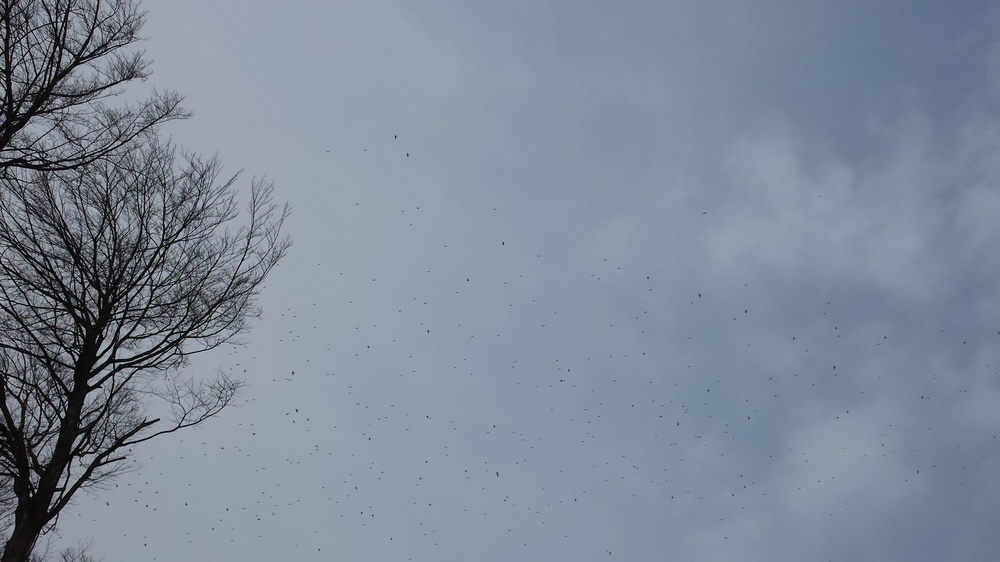
#> input picture transformation/images/vogel123.jpg, 1000 x 562 px, shrunk from 4128 x 2322 before the run, found by its file name
$ python task_2_4.py
#> lines starting #> are read from the running program, lines starting #| are printed output that depends on the picture; after the words box and inside, x2 and y2 are one past the last pixel; in counts of white or black regions, pixels touching at a corner belong together
#!/usr/bin/env python3
# -*- coding: utf-8 -*-
"""
Created on Mon Dec 16 22:07:12 2024

@author: asutimur
"""
import cv2
import numpy as np
import matplotlib.pyplot as plt
from pathlib import Path
import random

# helper funct - create output file names
def get_path_with_new_filename_prefix(pathstr, new_prefix):
    p = Path(pathstr)
    p_name = p.name
    p = p.with_name(f'{new_prefix}{p_name}')
    return str(p)

# ---- PARAMETERS ---- #
img_path = 'vogel123.jpg'
area_lower_bound = 2     # for smaller dots (birds)
area_upper_bound = 300   # max area to exclude larger objects
crop_left_fraction = 0.3  # crop out leftmost part to eliminate tree branches
circularity_threshold = 0.2  # looser circularity threshold for small dots

# ---- load img and convert to grayscale ---- #
print(f'Reading file...')
image = cv2.imread(img_path)
#> image is the input picture: shape (562, 1000, 3); mean B, G, R 154, 137.8, 126.7
gray = cv2.cvtColor(image, cv2.COLOR_BGR2GRAY)
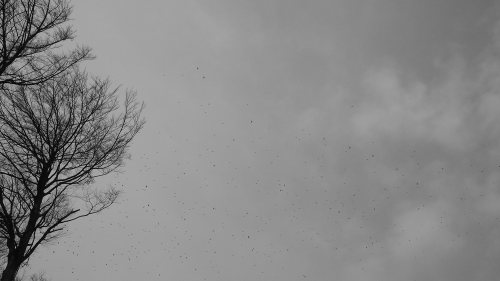
#> gray: shape (562, 1000) (shown at 1/2 size); min 0, max 199, mean 136.3

# ----  crop ROI (Remove Left Side) ---- #
height, width = gray.shape
crop_x = int(width * crop_left_fraction)
cropped_gray = gray[:, crop_x:]  # Remove the leftmost 30%
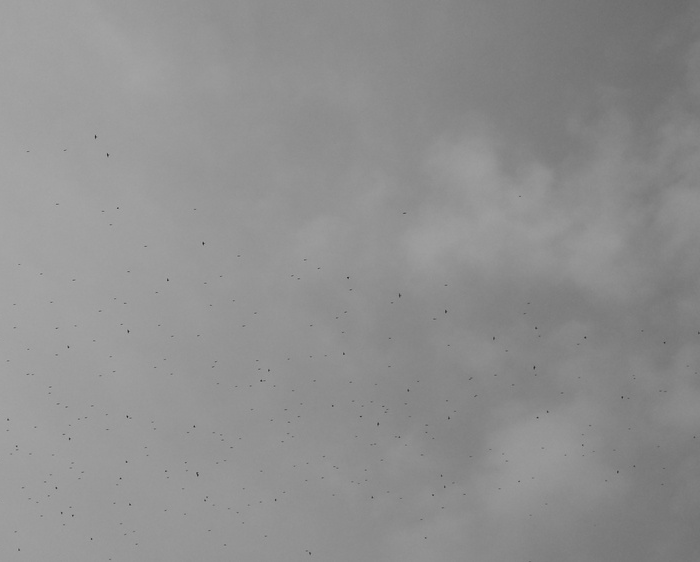
#> cropped_gray: shape (562, 700); min 31, max 174, mean 143

# ----  reduce noise ---- #
blurred = cv2.GaussianBlur(cropped_gray, (5, 5), 0)

# ---- adaptive thresholding ---- #
print(f'Thresholding...')
threshed = cv2.adaptiveThreshold(
    blurred, 255, cv2.ADAPTIVE_THRESH_GAUSSIAN_C, cv2.THRESH_BINARY_INV, 11, 3
)
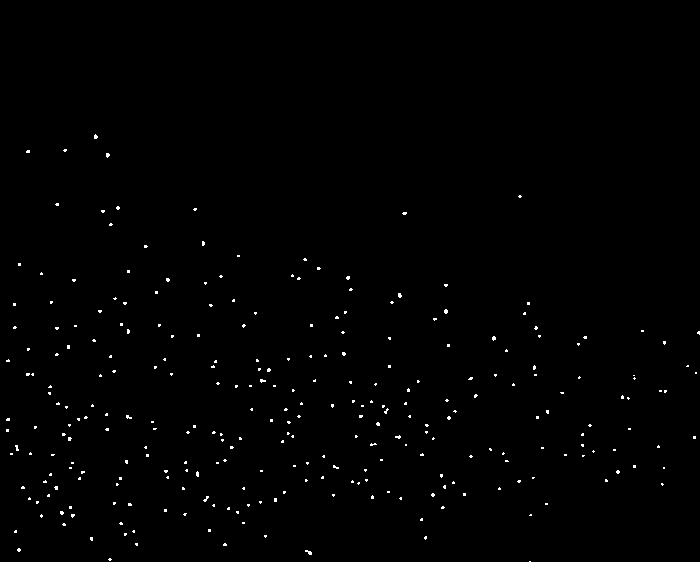
#> threshed: shape (562, 700); 0.62% white in thin lines or dots, all inside (x1, y1, x2, y2) = (6, 134, 700, 562)

# ---- find kante ---- #
print(f'Finding contours...')
contours = cv2.findContours(threshed, cv2.RETR_EXTERNAL, cv2.CHAIN_APPROX_SIMPLE)[-2]
#> contours = 283 contours, all with area under 20
print(f'Found {len(contours)} potential spots')
#| Found 283 potential spots

# ---- filter kante by area and circularity ---- #
found = 0
bird_mask = np.zeros_like(threshed)
for i, contour in enumerate(contours):
    area = cv2.contourArea(contour)
    perimeter = cv2.arcLength(contour, True)

    if perimeter == 0:  # ! division by zero
        continue

    circularity = (4 * np.pi * area) / (perimeter ** 2)  # circularity formula

    # Looser circularity and size filter
    if area_lower_bound <= area <= area_upper_bound and circularity > circularity_threshold:
        found += 1
        cv2.drawContours(bird_mask, [contour], -1, 255, -1)  # fill detected birds
#> this loop made 283 passes
#> (contour, area, perimeter, circularity) on passes 1, 13, 15, 18, 24, 27: ([[529, 561], [530, 561]], 0, 2, 0), ([[208, 529], [208, 531], [210, 531], [210, 529]], 4, 8, 0.785), ([[242, 522], [242, 523], [244, 523], [244, 522]], 2, 6, 0.698), ([[530, 514], [529, 515], [531, 515], [531, 514]], 1.5, 5.41, 0.643), ([[164, 509], [164, 511], [166, 511], [166, 509]], 4, 8, 0.785), ([[69, 506], [69, 508], [71, 508], [71, 506]], 4, 8, 0.785)
#> bird_mask: shape (562, 700); 0.61% white in thin lines or dots, all inside (x1, y1, x2, y2) = (6, 134, 700, 561)
#> after the loop, found = 274

# ---- draw kante on origin img ---- #
output_image = image[:, crop_x:].copy()
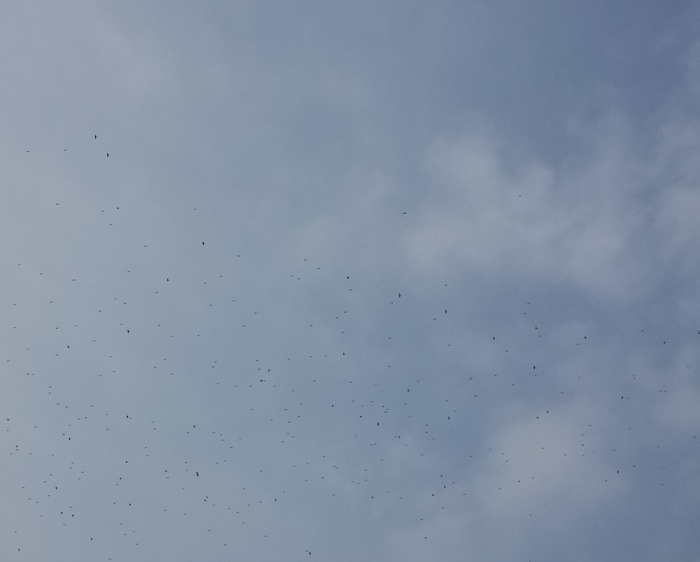
#> output_image: shape (562, 700, 3); mean B, G, R 163.9, 145, 131.2
bird_contours, _ = cv2.findContours(bird_mask, cv2.RETR_EXTERNAL, cv2.CHAIN_APPROX_SIMPLE)
#> bird_contours = 274 contours, all with area under 20

for contour in bird_contours:
    color = random.choice([
        (0, 220, 220), (120, 255, 255), (220, 220, 0), (255, 255, 120),
        (220, 0, 220), (255, 120, 255), (120, 255, 120), (120, 120, 255)
    ])
    cv2.drawContours(output_image, [contour], -1, color, 2)
#> this loop made 274 passes
#> color on passes 1 to 3: (120, 255, 120), (120, 255, 120), (0, 220, 220)
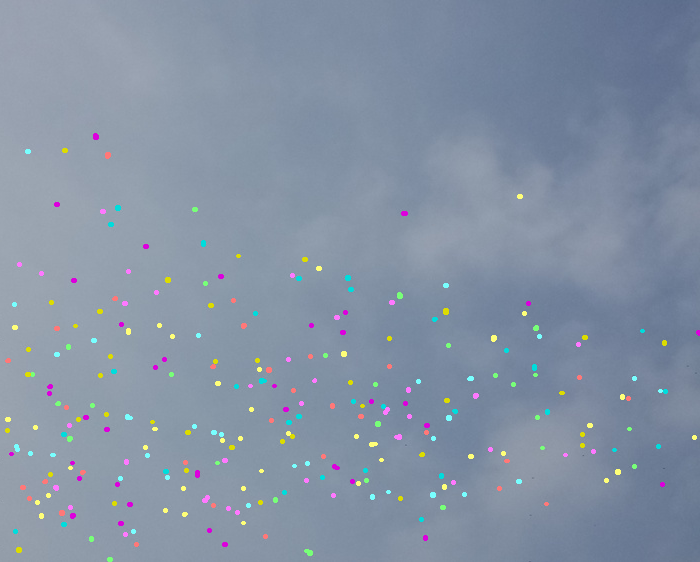
#> output_image: shape (562, 700, 3); 1.65% of pixels changed, all inside (x1, y1, x2, y2) = (5, 133, 700, 562)

output_path = get_path_with_new_filename_prefix(img_path, f'birds-refined-{found}-')
#> output_path = 'birds-refined-274-vogel123.jpg'
print(f'Writing file to {output_path}...')
#> (printed output is left out)
cv2.imwrite(output_path, output_image)

plt.figure(figsize=(12, 8))

plt.subplot(2, 2, 1)
plt.title("original image")
plt.imshow(cv2.cvtColor(image, cv2.COLOR_BGR2RGB))
plt.axis('off')

plt.subplot(2, 2, 2)
plt.title("cropped image (Sky Region)")
plt.imshow(cropped_gray, cmap='gray')
plt.axis('off')

plt.subplot(2, 2, 3)
plt.title("filtered bird mask")
plt.imshow(bird_mask, cmap='gray')
plt.axis('off')

plt.subplot(2, 2, 4)
plt.title(f"birds detected: {found}")
plt.imshow(cv2.cvtColor(output_image, cv2.COLOR_BGR2RGB))
plt.axis('off')

plt.tight_layout()
plt.show()
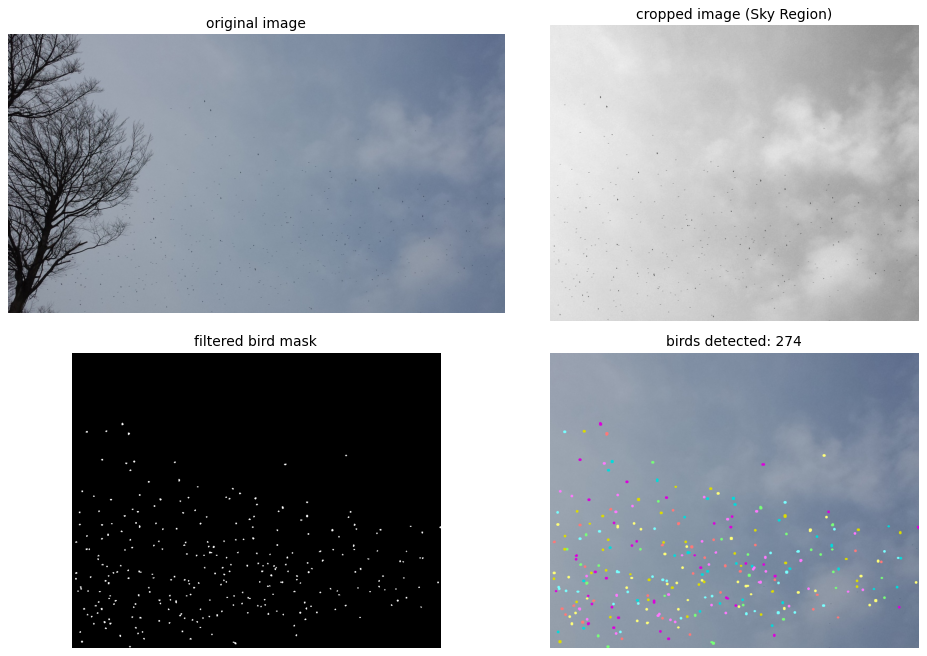
#> figure drawn by matplotlib, 4 panels

print(f"bird count: {found}")
#| bird count: 274

$ run again, with transformation/images/20150215_090330.jpg copied over transformation/images/vogel123.jpg
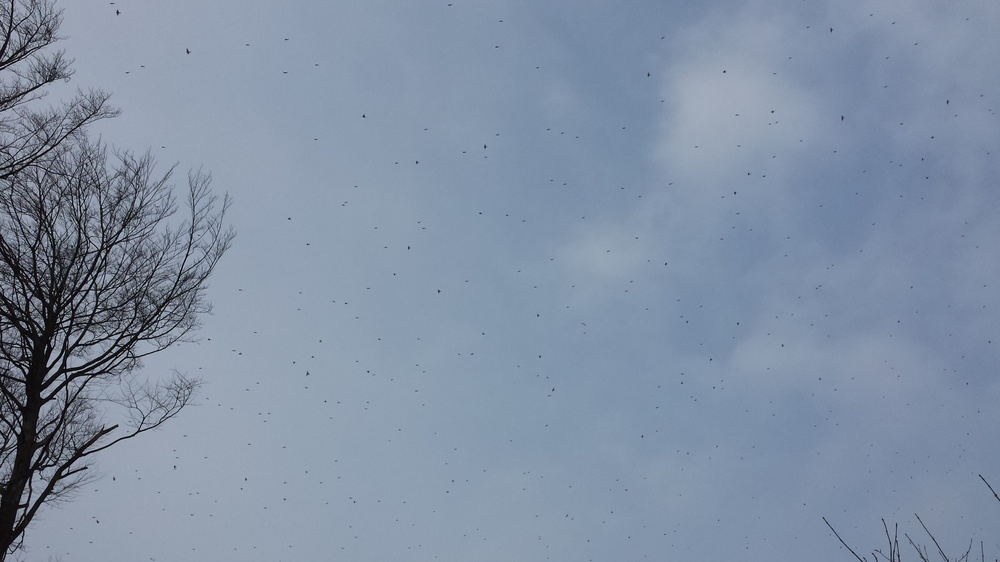
#> input picture transformation/images/20150215_090330.jpg, 1000 x 562 px, shrunk from 4128 x 2322 before the run, found by its file name
#> image is the input picture: shape (562, 1000, 3); mean B, G, R 164.9, 144.4, 129.4
#> threshed: shape (562, 700); 0.98% white in thin lines or dots
#> contours = 331 contours, 322 with area under 20; largest, box (x1, y1, x2, y2) and area: (522, 516, 563, 562) 116, (614, 513, 649, 562) 108, (581, 518, 595, 562) 94, (604, 533, 628, 562) 72, (678, 474, 700, 501) 66
#| Found 331 potential spots
#> the loop `for i, contour in enumerate(contours):` made 331 passes
#> (area, perimeter, circularity) on passes 10, 23, 25, 36, 45, 50, 54, 57: (23, 36.63, 0.215), (32.5, 45.07, 0.201), (49, 75.94, 0.107), (71.5, 80.33, 0.139), (55.5, 85.56, 0.0953), (94, 109.9, 0.0977), (115.5, 124.9, 0.093), (108.5, 127.1, 0.0844)
#> after the loop `for i, contour in enumerate(contours):`: found = 282
#> bird_contours = 282 contours, 280 with area under 20; largest, box (x1, y1, x2, y2) and area: (680, 540, 684, 562) 32, (574, 549, 588, 559) 23
#> the loop `for contour in bird_contours:` made 282 passes
#> color on passes 4 to 6: (220, 0, 220), (120, 120, 255), (120, 255, 120)
#> after the loop `for contour in bird_contours:`:
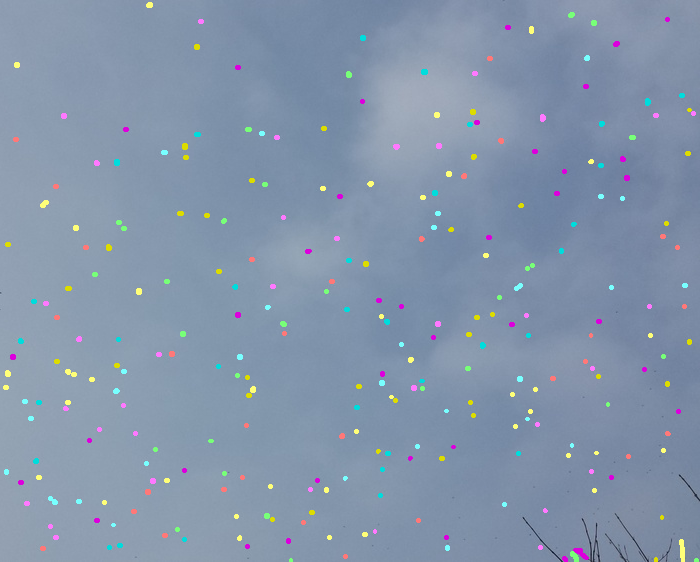
#> output_image: shape (562, 700, 3); mean B, G, R 170.7, 148.5, 131.6
#> output_path = 'birds-refined-282-vogel123.jpg'
#> (printed output is left out)
#> `plt.show()`:
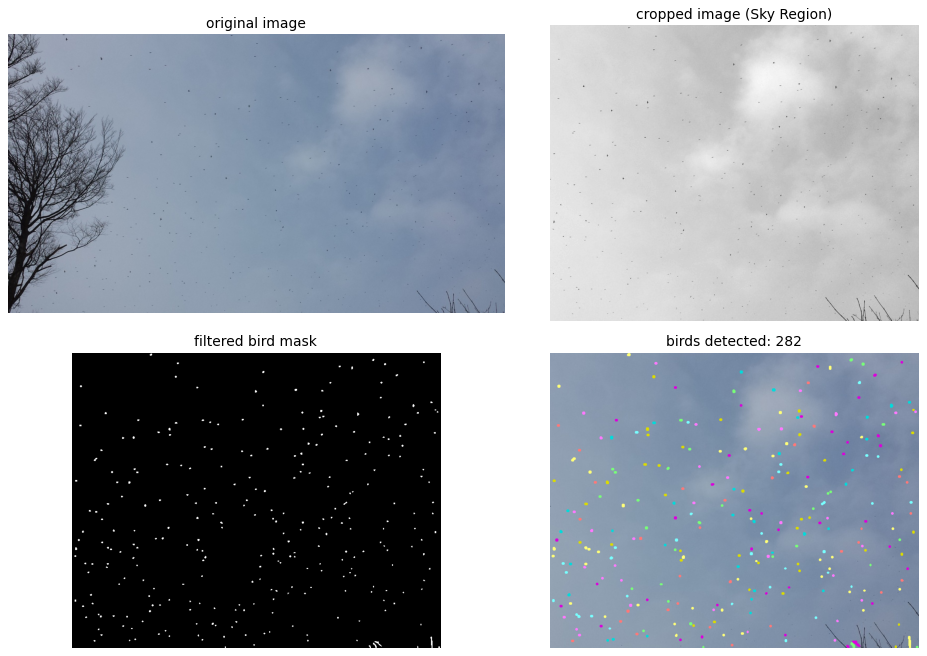
#> figure drawn by matplotlib, 4 panels
#| bird count: 282

$ run again, with transformation/images/karriert_drehen.jpg copied over transformation/images/vogel123.jpg
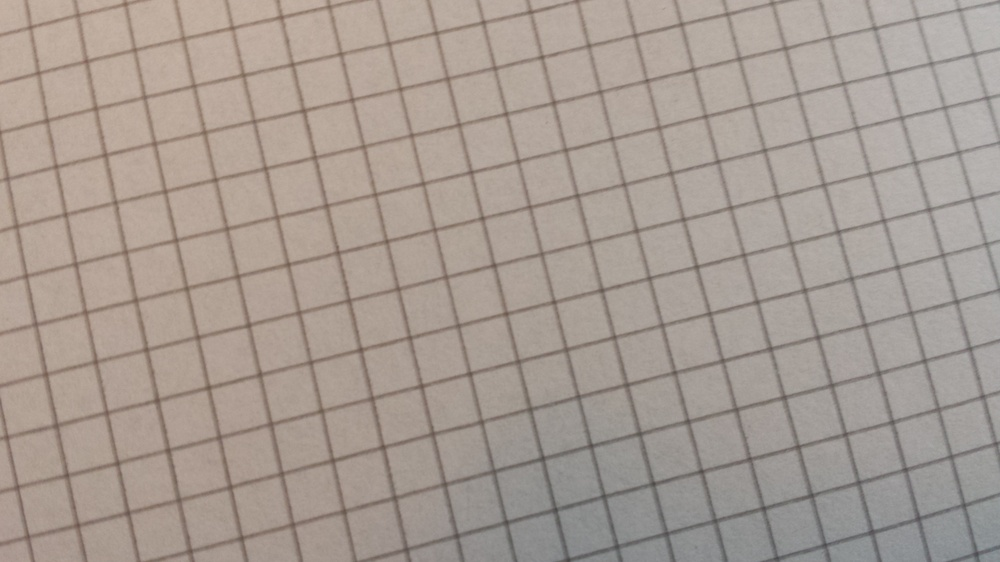
#> input picture transformation/images/karriert_drehen.jpg, 1000 x 562 px, shrunk from 4128 x 2322 before the run, found by its file name
#> image is the input picture: shape (562, 1000, 3); mean B, G, R 146.8, 155.1, 166.3
#> threshed: shape (562, 700); 14.1% white; 185 white regions (177 under 20 px)
#> contours = 43 contours, 36 with area under 20; largest, box (x1, y1, x2, y2) and area: (0, 0, 700, 562) 315016, (575, 33, 588, 70) 104, (589, 78, 601, 114) 103, (618, 23, 632, 60) 94, (518, 0, 531, 34) 92, (674, 59, 687, 94) 86, (422, 0, 428, 11) 26
#| Found 43 potential spots
#> the loop `for i, contour in enumerate(contours):` made 43 passes
#> (area, perimeter, circularity) on passes 31, 32, 33, 34, 38, 41, 43: (103, 80.28, 0.201), (86.5, 78.53, 0.176), (104, 83.94, 0.185), (93.5, 83.36, 0.169), (91.5, 77.7, 0.19), (25.5, 25.9, 0.478), (315016.5, 6827.3, 0.0849)
#> after the loop `for i, contour in enumerate(contours):`: found = 9
#> bird_contours = 9 contours, 7 with area under 20; largest, box (x1, y1, x2, y2) and area: (589, 78, 601, 114) 103, (422, 0, 428, 11) 26
#> the loop `for contour in bird_contours:` made 9 passes
#> color on passes 1, 2, 4, 5, 7, 8: (120, 255, 120), (120, 255, 120), (220, 0, 220), (120, 120, 255), (220, 0, 220), (120, 120, 255)
#> after the loop `for contour in bird_contours:`:
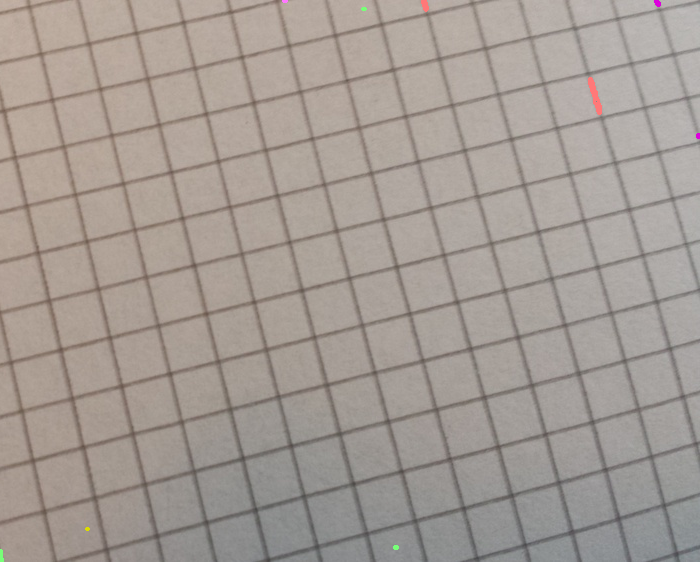
#> output_image: shape (562, 700, 3); mean B, G, R 147.9, 154.5, 163.3
#> output_path = 'birds-refined-9-vogel123.jpg'
#> (printed output is left out)
#> `plt.show()`:
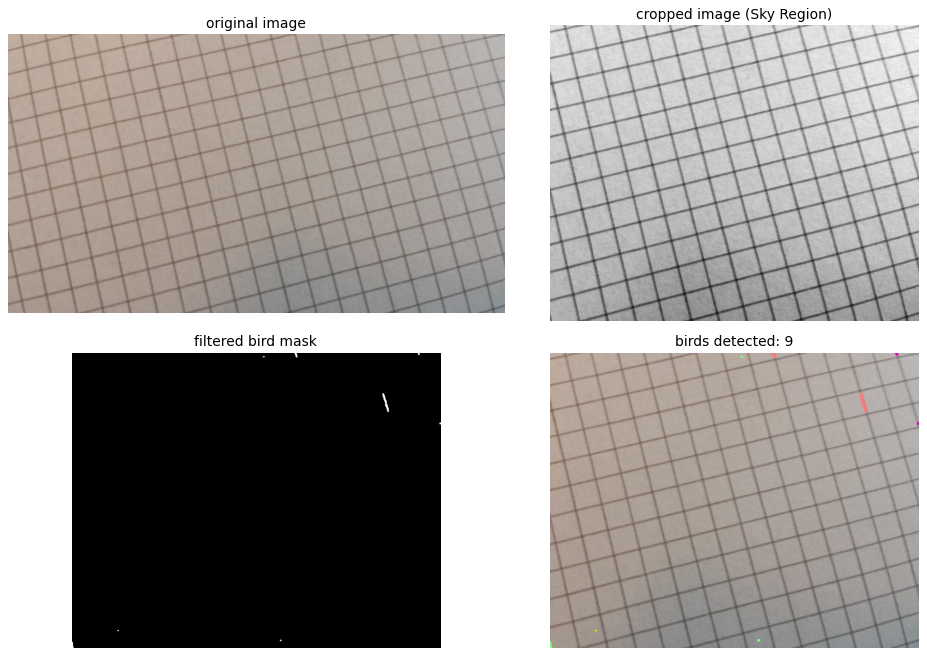
#> figure drawn by matplotlib, 4 panels
#| bird count: 9
